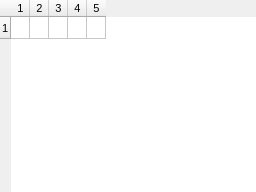
<?xml version="1.0" encoding="UTF-8"?>
<ui version="4.0">
 <class>Form</class>
 <widget class="QWidget" name="Form">
  <property name="geometry">
   <rect>
    <x>0</x>
    <y>0</y>
    <width>256</width>
    <height>192</height>
   </rect>
  </property>
  <property name="sizePolicy">
   <sizepolicy hsizetype="Maximum" vsizetype="MinimumExpanding">
    <horstretch>0</horstretch>
    <verstretch>0</verstretch>
   </sizepolicy>
  </property>
  <property name="windowTitle">
   <string>Form</string>
  </property>
  <layout class="QVBoxLayout" name="verticalLayout_2">
   <property name="spacing">
    <number>0</number>
   </property>
   <property name="leftMargin">
    <number>0</number>
   </property>
   <property name="topMargin">
    <number>0</number>
   </property>
   <property name="rightMargin">
    <number>0</number>
   </property>
   <property name="bottomMargin">
    <number>0</number>
   </property>
   <item>
    <widget class="QTableWidget" name="tblCores">
     <property name="sizePolicy">
      <sizepolicy hsizetype="MinimumExpanding" vsizetype="MinimumExpanding">
       <horstretch>0</horstretch>
       <verstretch>0</verstretch>
      </sizepolicy>
     </property>
     <property name="minimumSize">
      <size>
       <width>0</width>
       <height>20</height>
      </size>
     </property>
     <property name="font">
      <font>
       <pointsize>8</pointsize>
      </font>
     </property>
     <property name="frameShape">
      <enum>QFrame::NoFrame</enum>
     </property>
     <property name="frameShadow">
      <enum>QFrame::Plain</enum>
     </property>
     <property name="lineWidth">
      <number>0</number>
     </property>
     <property name="verticalScrollBarPolicy">
      <enum>Qt::ScrollBarAlwaysOff</enum>
     </property>
     <property name="horizontalScrollBarPolicy">
      <enum>Qt::ScrollBarAlwaysOff</enum>
     </property>
     <property name="autoScroll">
      <bool>false</bool>
     </property>
     <property name="editTriggers">
      <set>QAbstractItemView::NoEditTriggers</set>
     </property>
     <property name="wordWrap">
      <bool>false</bool>
     </property>
     <property name="rowCount">
      <number>1</number>
     </property>
     <property name="columnCount">
      <number>5</number>
     </property>
     <attribute name="horizontalHeaderVisible">
      <bool>true</bool>
     </attribute>
     <attribute name="horizontalHeaderCascadingSectionResizes">
      <bool>false</bool>
     </attribute>
     <attribute name="horizontalHeaderMinimumSectionSize">
      <number>5</number>
     </attribute>
     <attribute name="horizontalHeaderDefaultSectionSize">
      <number>10</number>
     </attribute>
     <attribute name="horizontalHeaderHighlightSections">
      <bool>false</bool>
     </attribute>
     <attribute name="verticalHeaderVisible">
      <bool>true</bool>
     </attribute>
     <attribute name="verticalHeaderDefaultSectionSize">
      <number>22</number>
     </attribute>
     <row/>
     <column/>
     <column/>
     <column/>
     <column/>
     <column/>
    </widget>
   </item>
  </layout>
 </widget>
 <resources/>
 <connections/>
</ui>
